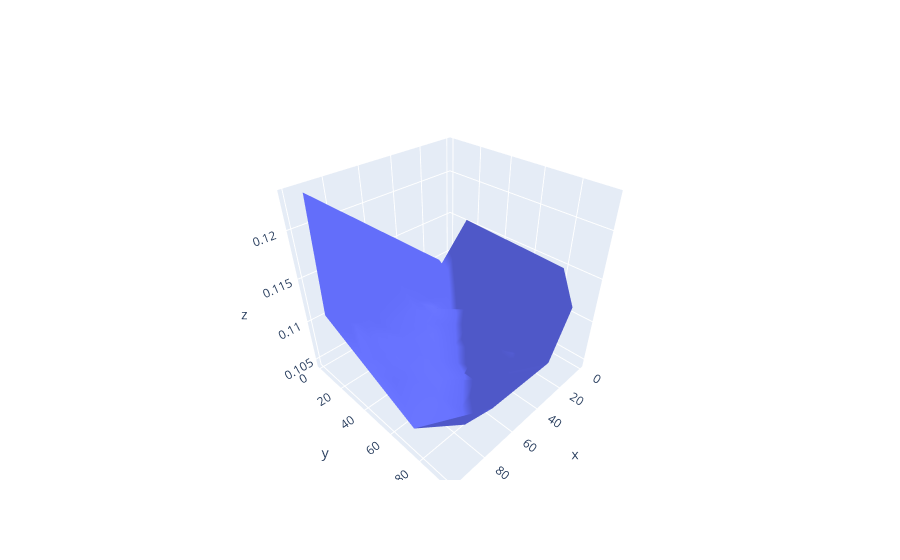

Here is the notebook cell this chart was saved with:
### Code cell
fig = go.Figure(data=[go.Mesh3d(x=x.cpu().detach().numpy()[:,0],y=x.cpu().detach().numpy()[:,1],z=u.cpu().detach().numpy()[:,0])])
fig.show()
